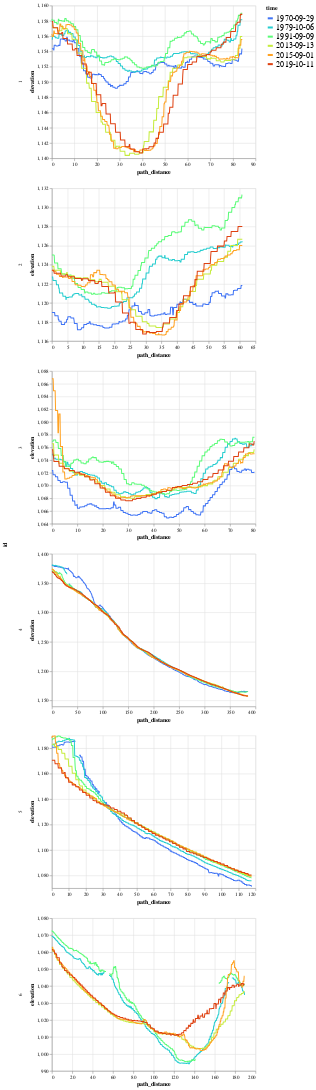

Notebook code for this chart:
### Code cell
src = new_gdf[[ "time", "path_distance", "elevation", "id", "glacial"]].reset_index()
src['time'] = src['time'].apply(lambda x: x.strftime("%Y-%m-%d"))
alt.Chart(
    src
).transform_filter(
    datum.glacial==False
).mark_line().encode(
    alt.X("path_distance:Q", scale=alt.Scale(zero=False)),
    alt.Y("elevation:Q", scale=alt.Scale(zero=False)),
    alt.Color("time:O", scale=alt.Scale(scheme='turbo')),
).facet(
    row="id:O"
).resolve_scale(
    x="independent",
    y="independent"
).properties(
    # width = 1400,
    # height = 600
).configure_legend(
    titleColor='black', 
    titleFontSize=12, 
    labelFontSize=16, 
    symbolStrokeWidth=4
)

### Figure 1 — Vega-Lite specification as saved in the notebook (floating-point values rounded to 4 significant figures; data arrays with more than 128 entries replaced by an {"elided": "..."} marker saying what was removed)
{"config": {"view": {"continuousWidth": 400, "continuousHeight": 300}, "legend": {"labelFontSize": 16, "symbolStrokeWidth": 4, "titleColor": "black", "titleFontSize": 12}}, "data": {"name": "data-dd738d982e1d2329e8794e2e44a104a8"}, "facet": {"row": {"type": "ordinal", "field": "id"}}, "spec": {"mark": "line", "encoding": {"color": {"type": "ordinal", "field": "time", "scale": {"scheme": "turbo"}}, "x": {"type": "quantitative", "field": "path_distance", "scale": {"zero": false}}, "y": {"type": "quantitative", "field": "elevation", "scale": {"zero": false}}}, "transform": [{"filter": "(datum.glacial === false)"}]}, "resolve": {"scale": {"x": "independent", "y": "independent"}}, "$schema": "https://vega.github.io/schema/vega-lite/v4.8.1.json", "datasets": {"data-dd738d982e1d2329e8794e2e44a104a8": {"elided": "18000 records"}}}
